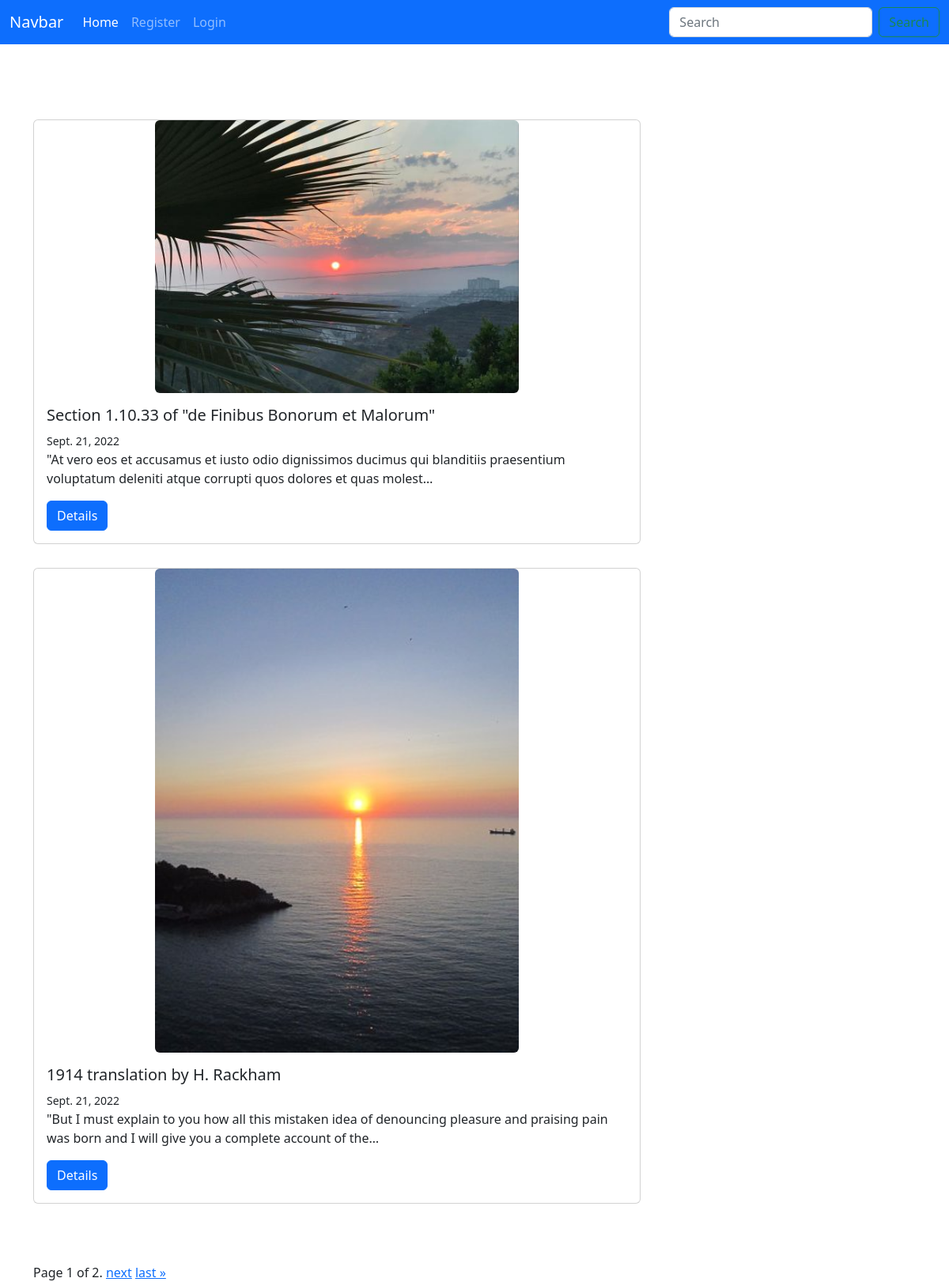
The page / on the database its author committed.
### posts/models.py (models this page shows, shortened)
class Post(models.Model):
    title = models.CharField(max_length=50)
    content = models.TextField()
    date = models.DateField(auto_now_add=True)
    image = models.ImageField(null=True,blank=True,upload_to='images')

### posts/views.py (the view)
# urls.py: path('', index,name='index'),
def index(request):
    post_list = Post.objects.all().order_by('-id')
    query = request.GET.get('q')
    if query:
        post_list =post_list.filter(Q(title__icontains=query ) | Q(content__icontains=query))
    paginator = Paginator(post_list, 2)
    page = request.GET.get('page')
    post_list = paginator.get_page(page)
    context ={
       'posts': post_list
    }
    return render(request,'post/index.html',context)

### templates/post/index.html (shortened to what this page needs)
{% extends 'base.html' %}
{% block body %}
<div class="container" style="padding-top:45px;padding-bottom:45px">
    {% for post in posts %}
<div class="card" style="width: 48rem;margin-bottom:30px">
  <img src="{{ post.image.url }}" class="rounded mx-auto d-block" style="width:60%" >
  <div class="card-body">
    <h5 class="card-title">{{ post.title }}</h5>
      <small>{{ post.date }}</small>
    <p class="card-text">{{ post.content|truncatechars:150 }}</p>
    <a href="{% url 'detail' post.id %}" class="btn btn-primary">Details</a>
  </div>
</div>
{% endfor %}
</div>
<div class="container"
<div class="pagination">
    <span class="step-links">
        <span class="current">
            Page {{ posts.number }} of {{ posts.paginator.num_pages }}.
        </span>
        {% if posts.has_next %}
            <a href="?page={{ posts.next_page_number }} {% if request.GET.q %}&q={{ request.GET.q}}{% endif %}">next</a>
            <a href="?page={{ posts.paginator.num_pages }} {% if request.GET.q %}&q={{ request.GET.q}}{% endif %}">last &raquo;</a>
        {% endif %}
    </span>
</div>
{% endblock %}

### templates/base.html (shortened to what this page needs)
<!DOCTYPE html>
{% load static %}
<html lang="en">
<head>
    <link rel="stylesheet" type="text/css" href="{% static 'css/bootstrap.min.css'%}">
</head>
<body>
<nav class="navbar navbar-expand-lg navbar-dark bg-primary" style="margin-bottom:50px">
  <div class="container-fluid">
    <a class="navbar-brand" href="#">Navbar</a>
    <div class="collapse navbar-collapse" id="navbarSupportedContent">
      <ul class="navbar-nav me-auto mb-2 mb-lg-0">
        <li class="nav-item">
          <a class="nav-link active" aria-current="page" href="{% url 'index' %}">Home</a>
        </li>
        {% if not user.is_authenticated %}
        <li class="nav-item">
          <a class="nav-link" href="{% url  'register' %}">Register</a>
        </li>
        {% endif %}
        {% if user.is_authenticated %}
        <li class="nav-item dropdown">
          <a class="nav-link "  >
            {{ user.username }}
          </a>
        <li class="nav-item">
            <a class="nav-link" href="{% url 'create' %}">Add Post</a>
        <li class="nav-item">
            <a class="nav-link" href="{% url 'logout' %}">Logout</a>
        </li>
        </li>
        </li>
        {% else %}
        <li class="nav-item">
          <a class="nav-link " href="{% url 'login' %}">Login</a>
        </li>
        {% endif %}
      </ul>
      <form class="d-flex" role="search" method="get">
        <input class="form-control me-2" name="q" type="search" placeholder="Search" aria-label="Search">
        <button class="btn btn-outline-success" type="submit">Search</button>
      </form>
    </div>
  </div>
</nav>
{% block body %}
{% endblock %}
</body>
</html>

### rows shown on the page
Post: image (picture), title "Section 1.10.33 of \"de Finibus Bonorum et Malorum\"", date "Sept. 21, 2022", content "\"At vero eos et accusamus et iusto odio dignissimos ducimus qui blanditiis praesentium voluptatum deleniti atque corrupti quos dolores et quas molest…"
Post: image (picture), title "1914 translation by H. Rackham", date "Sept. 21, 2022", content "\"But I must explain to you how all this mistaken idea of denouncing pleasure and praising pain was born and I will give you a complete account of the…"

### other values the page prints
{{ posts.number }} "1"
{{ posts.paginator.num_pages }} "2"
